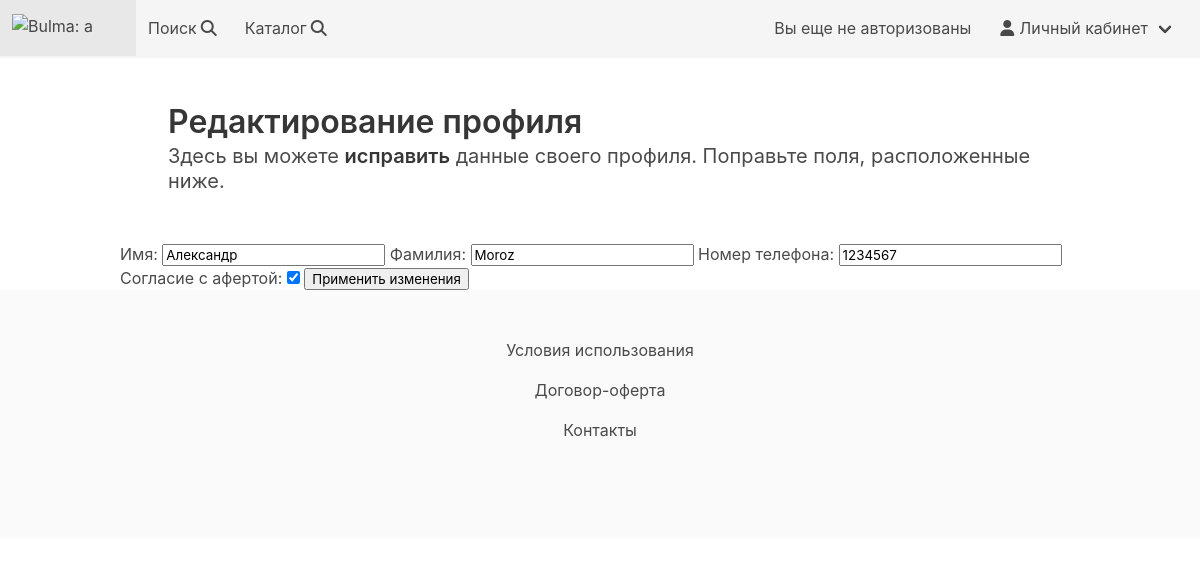
The page /edit_profile/1 on the database as committed earlier.
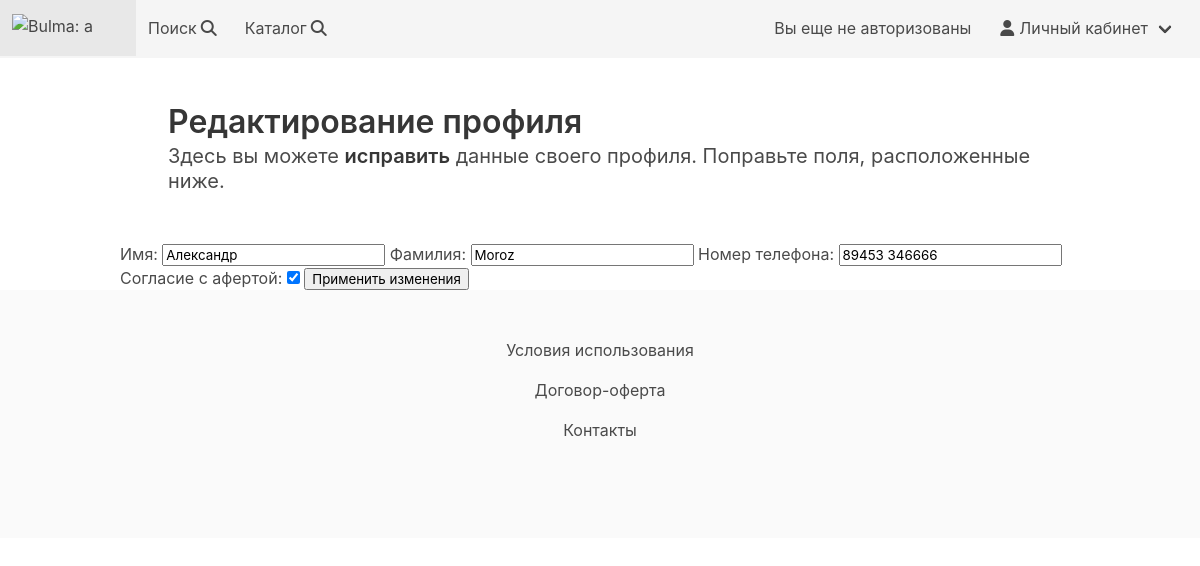
The same page on the database as committed later.
### baseapp/models.py (models this page shows, shortened)
class AppUser(models.Model):
    user = models.OneToOneField(User, on_delete=models.CASCADE)
    name = models.CharField(max_length=128, verbose_name='Имя')
    surname = models.CharField(max_length=128, verbose_name='Фамилия')
    phoneNumber = models.CharField(max_length=15, verbose_name='Номер телефона')
    afertaSubmission = models.BooleanField(verbose_name='Согласие с афертой', default=True,)
    class Meta:
        verbose_name = 'Профиль'
        verbose_name_plural = 'Профили'

### baseapp/views.py (the view)
# urls.py: path('edit_profile/<int:pk>', EditProfile.as_view(), name='edit_profile'),  # Удалить машино-место
class EditProfile(UpdateView):
    template_name = 'baseapp/edit_profile.html'         # Относительный адрес шаблона
    form_class = ProfileForm                            # Имя формы
    def get_object(self, **kwargs):
        id = self.kwargs.get('pk')
        return AppUser.objects.get(pk=id)

### baseapp/forms.py
class ProfileForm(ModelForm):
    class Meta:
        model = AppUser
        fields = [
            'user',
            'name',
            'surname',
            'phoneNumber',
            'afertaSubmission',
        ]
        widgets = {'user': forms.HiddenInput(),
                   }

### templates/baseapp/edit_profile.html (shortened to what this page needs)
{% extends 'index.html' %}
{% block content %}
<section class="section">
        <h1 class="title">Редактирование профиля</h1>
        <h2 class="subtitle">
        Здесь вы можете <strong>исправить</strong> данные своего профиля. Поправьте поля, расположенные ниже.
        </h2>
</section>
<form method="POST">
    {{ form.as_table }}
    <input type="submit" value="Применить изменения">
</form>
{% endblock content %}

Rows that differ between the two databases and show on the page:
changed AppUser "Александр": phoneNumber "1234567" → "89453 346666"
